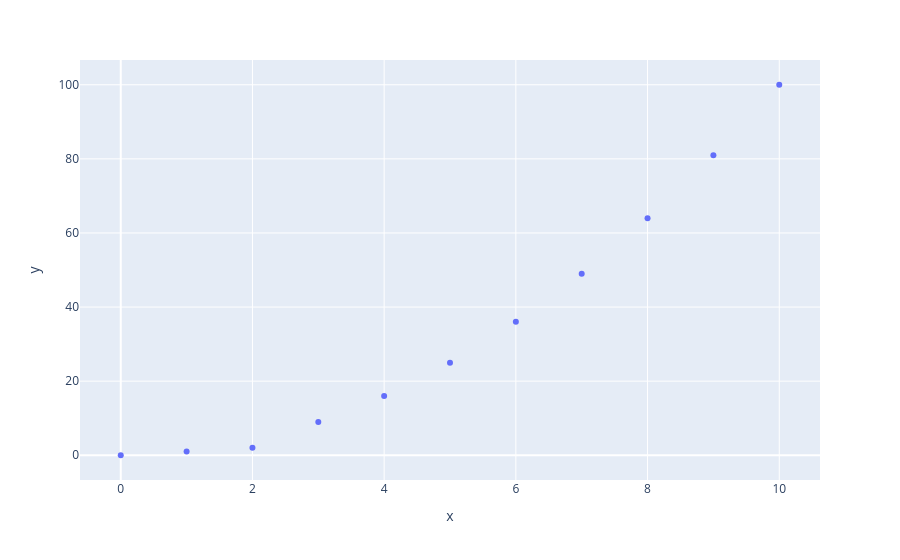

The notebook cell saved with this chart:
### Markdown cell above
* >  x and y given as array_like objects

### Code cell
fig = px.scatter(x=[0,1,2,3,4,5,6,7,8,9,10],y=[0,1,2,9,16,25,36,49,64,81,100])
fig.show()

### Figure 1 — Plotly figure (JSON) as saved in the notebook; plotly's stock layout.template omitted (floating-point values rounded to 4 significant figures)
{"data": [{"hovertemplate": "x=%{x}<br>y=%{y}<extra></extra>", "legendgroup": "", "marker": {"color": "#636efa", "symbol": "circle"}, "mode": "markers", "name": "", "orientation": "v", "showlegend": false, "type": "scatter", "x": [0, 1, 2, 3, 4, 5, 6, 7, 8, 9, 10], "xaxis": "x", "y": [0, 1, 2, 9, 16, 25, 36, 49, 64, 81, 100], "yaxis": "y"}], "layout": {"autosize": true, "legend": {"tracegroupgap": 0}, "margin": {"t": 60}, "xaxis": {"anchor": "y", "autorange": true, "domain": [0, 1], "range": [-0.6361, 10.64], "showspikes": false, "title": {"text": "x"}, "type": "linear"}, "yaxis": {"anchor": "x", "autorange": true, "domain": [0, 1], "range": [-7.743, 107.7], "showspikes": false, "title": {"text": "y"}, "type": "linear"}}}
